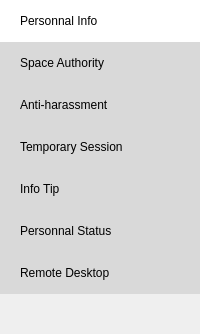
        <widget class="QWidget" name="authority_left" native="true">
         <property name="styleSheet">
          <string notr="true">#authority_left
{
border:none;
background-color:rgb(217, 217, 217);
}</string>
         </property>
         <layout class="QVBoxLayout" name="verticalLayout_4">
          <property name="spacing">
           <number>0</number>
          </property>
          <property name="leftMargin">
           <number>0</number>
          </property>
          <property name="topMargin">
           <number>0</number>
          </property>
          <property name="rightMargin">
           <number>0</number>
          </property>
          <property name="bottomMargin">
           <number>0</number>
          </property>
          <item>
           <widget class="QPushButton" name="personnal_info">
            <property name="minimumSize">
             <size>
              <width>0</width>
              <height>42</height>
             </size>
            </property>
            <property name="maximumSize">
             <size>
              <width>16777215</width>
              <height>42</height>
             </size>
            </property>
            <property name="styleSheet">
             <string notr="true">QPushButton#personnal_info
{
border:none;
background-color:rgb(217, 217, 217);
text-align:left;
padding-left:20;
padding-right:10px;
}
QPushButton#personnal_info:hover
{
background-color: rgb(188, 188, 188);
}
QPushButton#personnal_info:checked
{
border:none;
background-color: white;
}
</string>
            </property>
            <property name="text">
             <string>Personnal Info</string>
            </property>
            <property name="checkable">
             <bool>true</bool>
            </property>
            <property name="checked">
             <bool>true</bool>
            </property>
            <property name="autoExclusive">
             <bool>true</bool>
            </property>
           </widget>
          </item>
          <item>
           <widget class="QPushButton" name="space_authority">
            <property name="minimumSize">
             <size>
              <width>0</width>
              <height>42</height>
             </size>
            </property>
            <property name="maximumSize">
             <size>
              <width>16777215</width>
              <height>42</height>
             </size>
            </property>
            <property name="styleSheet">
             <string notr="true">QPushButton#space_authority
{
border:none;
background-color:rgb(217, 217, 217);
text-align:left;
padding-left:20;
padding-right:10px;
}
QPushButton#space_authority:hover
{
background-color: rgb(188, 188, 188);
}
QPushButton#space_authority:checked
{
border:none;
background-color: white;
}
</string>
            </property>
            <property name="text">
             <string>Space Authority</string>
            </property>
            <property name="checkable">
             <bool>true</bool>
            </property>
            <property name="autoExclusive">
             <bool>true</bool>
            </property>
           </widget>
          </item>
          <item>
           <widget class="QPushButton" name="anti_harass">
            <property name="minimumSize">
             <size>
              <width>0</width>
              <height>42</height>
             </size>
            </property>
            <property name="maximumSize">
             <size>
              <width>16777215</width>
              <height>42</height>
             </size>
            </property>
            <property name="styleSheet">
             <string notr="true">QPushButton#anti_harass
{
border:none;
background-color:rgb(217, 217, 217);
text-align:left;
padding-left:20;
padding-right:10px;
}
QPushButton#anti_harass:hover
{
background-color: rgb(188, 188, 188);
}
QPushButton#anti_harass:checked
{
border:none;
background-color: white;
}
</string>
            </property>
            <property name="text">
             <string>Anti-harassment</string>
            </property>
            <property name="checkable">
             <bool>true</bool>
            </property>
            <property name="autoExclusive">
             <bool>true</bool>
            </property>
           </widget>
          </item>
          <item>
           <widget class="QPushButton" name="temporary_session">
            <property name="minimumSize">
             <size>
              <width>0</width>
              <height>42</height>
             </size>
            </property>
            <property name="maximumSize">
             <size>
              <width>16777215</width>
              <height>42</height>
             </size>
            </property>
            <property name="styleSheet">
             <string notr="true">QPushButton#temporary_session
{
border:none;
background-color:rgb(217, 217, 217);
text-align:left;
padding-left:20;
padding-right:10px;
}
QPushButton#temporary_session:hover
{
background-color: rgb(188, 188, 188);
}
QPushButton#temporary_session:checked
{
border:none;
background-color: white;
}
</string>
            </property>
            <property name="text">
             <string>Temporary Session</string>
            </property>
            <property name="checkable">
             <bool>true</bool>
            </property>
            <property name="autoExclusive">
             <bool>true</bool>
            </property>
           </widget>
          </item>
          <item>
           <widget class="QPushButton" name="info_tip">
            <property name="minimumSize">
             <size>
              <width>0</width>
              <height>42</height>
             </size>
            </property>
            <property name="maximumSize">
             <size>
              <width>16777215</width>
              <height>42</height>
             </size>
            </property>
            <property name="styleSheet">
             <string notr="true">QPushButton#info_tip
{
border:none;
background-color:rgb(217, 217, 217);
text-align:left;
padding-left:20;
padding-right:10px;
}
QPushButton#info_tip:hover
{
background-color: rgb(188, 188, 188);
}
QPushButton#info_tip:checked
{
border:none;
background-color: white;
}
</string>
            </property>
            <property name="text">
             <string>Info Tip</string>
            </property>
            <property name="checkable">
             <bool>true</bool>
            </property>
            <property name="autoExclusive">
             <bool>true</bool>
            </property>
           </widget>
          </item>
          <item>
           <widget class="QPushButton" name="personnal_status">
            <property name="minimumSize">
             <size>
              <width>0</width>
              <height>42</height>
             </size>
            </property>
            <property name="maximumSize">
             <size>
              <width>16777215</width>
              <height>42</height>
             </size>
            </property>
            <property name="styleSheet">
             <string notr="true">QPushButton#personnal_status
{
border:none;
background-color:rgb(217, 217, 217);
text-align:left;
padding-left:20;
padding-right:10px;
}
QPushButton#personnal_status:hover
{
background-color: rgb(188, 188, 188);
}
QPushButton#personnal_status:checked
{
border:none;
background-color: white;
}
</string>
            </property>
            <property name="text">
             <string>Personnal Status</string>
            </property>
            <property name="checkable">
             <bool>true</bool>
            </property>
            <property name="autoExclusive">
             <bool>true</bool>
            </property>
           </widget>
          </item>
          <item>
           <widget class="QPushButton" name="remote_desktop">
            <property name="minimumSize">
             <size>
              <width>0</width>
              <height>42</height>
             </size>
            </property>
            <property name="maximumSize">
             <size>
              <width>16777215</width>
              <height>42</height>
             </size>
            </property>
            <property name="styleSheet">
             <string notr="true">QPushButton#remote_desktop
{
border:none;
background-color:rgb(217, 217, 217);
text-align:left;
padding-left:20;
padding-right:10px;
}
QPushButton#remote_desktop:hover
{
background-color: rgb(188, 188, 188);
}
QPushButton#remote_desktop:checked
{
border:none;
background-color: white;
}
</string>
            </property>
            <property name="text">
             <string>Remote Desktop</string>
            </property>
            <property name="checkable">
             <bool>true</bool>
            </property>
            <property name="autoExclusive">
             <bool>true</bool>
            </property>
           </widget>
          </item>
          <item>
           <spacer name="verticalSpacer_2">
            <property name="orientation">
             <enum>Qt::Vertical</enum>
            </property>
            <property name="sizeHint" stdset="0">
             <size>
              <width>20</width>
              <height>40</height>
             </size>
            </property>
           </spacer>
          </item>
         </layout>
        </widget>
